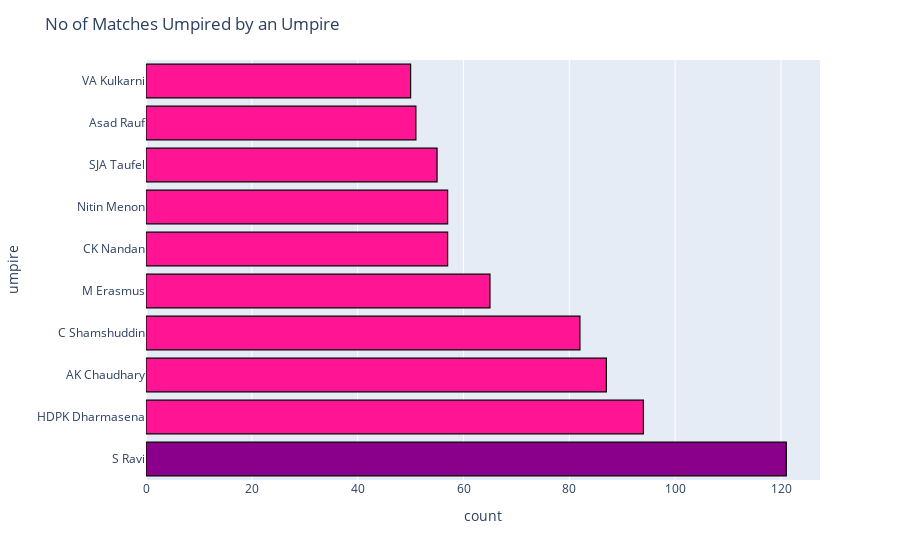

Write notebook code for a chart like this one.
### Code cell
# calculating which umpire has umpired most no. of matches from umpir1 and umpire2 column 
umps = pd.concat([matches['umpire1'], matches['umpire2']]).value_counts().reset_index().rename(columns={'index': 'umpire',0: 'Matches Umpired'})
ump_top_10 = umps.head(10)

#data visulization of umpire with their no of matches umpires
colors =['deeppink']*15
colors[0] = 'darkmagenta'
fig = px.bar(data_frame=ump_top_10 ,x=ump_top_10["count"] , y=ump_top_10.umpire)
#providing the title
fig.update_layout(title= 'No of Matches Umpired by an Umpire ')
#specification of marker line
fig.update_traces(marker_line_color='black',
                  marker_line_width=1.2, opacity=1 , marker_color = colors)

### Figure 1 — Plotly figure (JSON) as saved in the notebook; plotly's stock layout.template omitted (floating-point values rounded to 4 significant figures)
{"data": [{"alignmentgroup": "True", "hovertemplate": "count=%{x}<br>umpire=%{y}<extra></extra>", "legendgroup": "", "marker": {"color": ["darkmagenta", "deeppink", "deeppink", "deeppink", "deeppink", "deeppink", "deeppink", "deeppink", "deeppink", "deeppink", "deeppink", "deeppink", "deeppink", "deeppink", "deeppink"], "line": {"color": "black", "width": 1.2}, "pattern": {"shape": ""}}, "name": "", "offsetgroup": "", "opacity": 1, "orientation": "h", "showlegend": false, "textposition": "auto", "type": "bar", "x": [121, 94, 87, 82, 65, 57, 57, 55, 51, 50], "xaxis": "x", "y": ["S Ravi", "HDPK Dharmasena", "AK Chaudhary", "C Shamshuddin", "M Erasmus", "CK Nandan", "Nitin Menon", "SJA Taufel", "Asad Rauf", "VA Kulkarni"], "yaxis": "y"}], "layout": {"barmode": "relative", "legend": {"tracegroupgap": 0}, "margin": {"t": 60}, "title": {"text": "No of Matches Umpired by an Umpire "}, "xaxis": {"anchor": "y", "domain": [0, 1], "title": {"text": "count"}}, "yaxis": {"anchor": "x", "domain": [0, 1], "title": {"text": "umpire"}}}}
